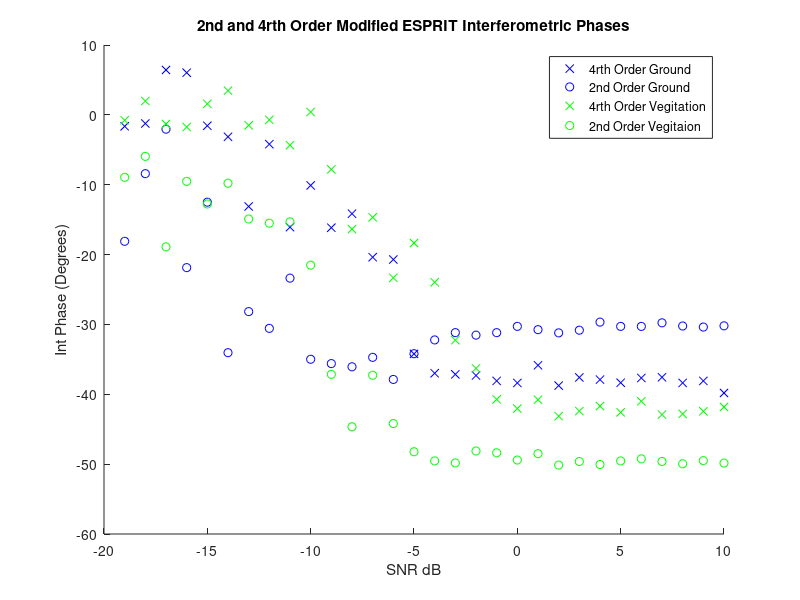
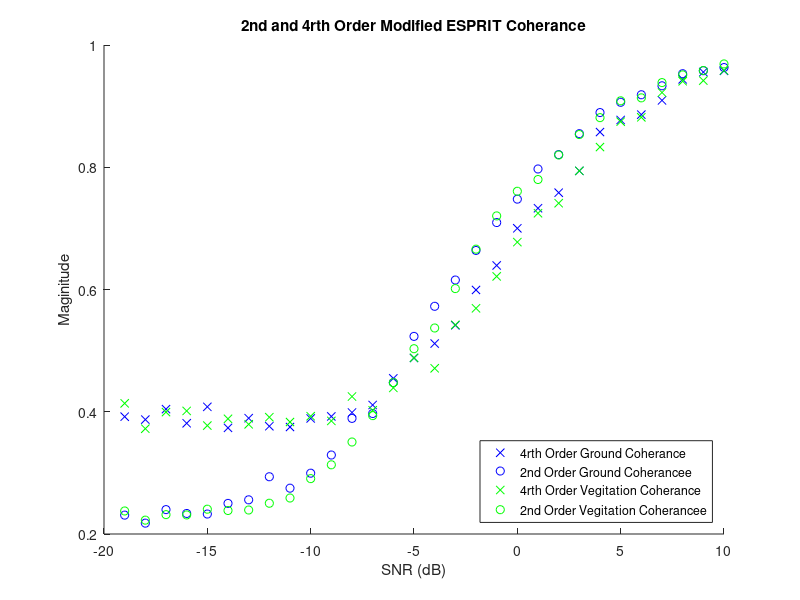

Reproduce these figures in MATLAB, in order.
%% Afric_Sim_test_ESPRIT
clc;clear;
%% Initializations
alpha = 1; %ground weighting factor
beta = 1;   %veg weighting factor
%
Pol_ground = [1;-1;0]./sqrt(2);
Pol_vegitation = [1;1;1]./sqrt(3);

ground_offset = 30*pi/180; % ground interferomitry offset
vegitation_offset = 50*pi/180;    % veg interferomitry offset
%
Averaged_samples = 100;
Window = 49;    %size of window
SNR_samples = 30;
%
ground_phase_4=zeros(SNR_samples,1);
ground_mag_4=zeros(SNR_samples,1);
ground_phase_2=zeros(SNR_samples,1);
ground_mag_2=zeros(SNR_samples,1);

vegitation_phase_4=zeros(SNR_samples,1);
vegitation_mag_4=zeros(SNR_samples,1);
vegitation_phase_2=zeros(SNR_samples,1);
vegitation_mag_2=zeros(SNR_samples,1);
%
SNR = zeros(1,SNR_samples);
%% Matrix Construction
for SNR_sample = 1:SNR_samples;
    
    SNR(SNR_sample)=SNR_sample-20;
    Noise = (10^(-SNR(SNR_sample)/20))/sqrt(3);
    
    for unusedvariable = 1:Averaged_samples
        
        g =  Pol_ground*(sqrt(-2*log(1-rand(1,Window))).*exp(1i*2*pi*rand(1,Window)));
        v =  Pol_vegitation*(sqrt(-2*log(1-rand(1,Window))).*exp(1i*2*pi*rand(1,Window)));
        
        s1 = alpha*g + beta*v;
        s2 = alpha*exp(1i*ground_offset)*g + beta*exp(1i*vegitation_offset)*v;
        
        s1_Noise = s1 + Noise*sqrt(-2*log(1-rand(3,Window))).*exp(1i*2*pi*rand(3,Window));
        s2_Noise = s2 + Noise*sqrt(-2*log(1-rand(3,Window))).*exp(1i*2*pi*rand(3,Window));
        
        
        %% Fourth Order ESPRIT
        S1_4=[s1_Noise(1,:).*s1_Noise(1,:)
            s1_Noise(2,:).*s1_Noise(2,:)
            s1_Noise(3,:).*s1_Noise(3,:)
            s1_Noise(1,:).*s1_Noise(2,:)
            s1_Noise(1,:).*s1_Noise(3,:)
            s1_Noise(2,:).*s1_Noise(3,:)];
        
        S2_4=[s2_Noise(1,:).*s2_Noise(1,:)
            s2_Noise(2,:).*s2_Noise(2,:)
            s2_Noise(3,:).*s2_Noise(3,:)
            s2_Noise(1,:).*s2_Noise(2,:)
            s2_Noise(1,:).*s2_Noise(3,:)
            s2_Noise(2,:).*s2_Noise(3,:)];
        
        R1_4 = S1_4*S1_4'/Window;
        R2_4 = S1_4*S2_4'/Window;
        
        [eigenvec_4,eigenval_4] = eig(pinv(R1_4)*R2_4);
        
        [~,srt_4]=sort(abs(diag(eigenval_4)),'descend');
        
        Leig_copol = abs(eigenvec_4(1,srt_4(1)))^2 + abs(eigenvec_4(2,srt_4(1)))^2;
        SLeig_copol = abs(eigenvec_4(1,srt_4(2)))^2 + abs(eigenvec_4(2,srt_4(2)))^2;
        
        if (Leig_copol >= SLeig_copol)
            
            ground_phase_4(SNR_sample) = ground_phase_4(SNR_sample) + 0.5*angle(eigenval_4(srt_4(1),srt_4(1)))/Averaged_samples;
            ground_mag_4(SNR_sample) = ground_mag_4(SNR_sample) + abs(eigenval_4(srt_4(1),srt_4(1)))/Averaged_samples;
            
            vegitation_phase_4(SNR_sample) = vegitation_phase_4(SNR_sample) + 0.5*angle(eigenval_4(srt_4(2),srt_4(2)))/Averaged_samples;
            vegitation_mag_4(SNR_sample) = vegitation_mag_4(SNR_sample) + abs(eigenval_4(srt_4(2),srt_4(2)))/Averaged_samples;
            
        else
            
            ground_phase_4(SNR_sample) = ground_phase_4(SNR_sample) + 0.5*angle(eigenval_4(srt_4(2),srt_4(2)))/Averaged_samples;
            ground_mag_4(SNR_sample) = ground_mag_4(SNR_sample) + abs(eigenval_4(srt_4(2),srt_4(2)))/Averaged_samples;
            
            vegitation_phase_4(SNR_sample) = vegitation_phase_4(SNR_sample) + 0.5*angle(eigenval_4(srt_4(1),srt_4(1)))/Averaged_samples;
            vegitation_mag_4(SNR_sample) = vegitation_mag_4(SNR_sample) + abs(eigenval_4(srt_4(1),srt_4(1)))/Averaged_samples;
            
        end
        %% Second Order ESPRIT
        S1_2 = [s1_Noise(1,:)
            s1_Noise(2,:)
            s1_Noise(3,:)];
        
        S2_2 = [s2_Noise(1,:)
            s2_Noise(2,:)
            s2_Noise(3,:)];
        
        R1_2 = S1_2*S1_2'/Window;
        R2_2 = S1_2*S2_2'/Window;
        
        [eigenvec_2,eigenval_2] = eig(pinv(R1_2)*R2_2);
        
        [~,srt_2]=sort(abs(diag(eigenval_2)),'descend');
        
        Leig_copol = abs(eigenvec_2(1,srt_2(1)))^2 + abs(eigenvec_2(2,srt_2(1)))^2;
        SLeig_copol = abs(eigenvec_2(1,srt_2(2)))^2 + abs(eigenvec_2(2,srt_2(2)))^2;
        
        if (Leig_copol >= SLeig_copol)
            
            ground_phase_2(SNR_sample) = ground_phase_2(SNR_sample) + angle(eigenval_2(srt_2(1),srt_2(1)))/Averaged_samples;
            ground_mag_2(SNR_sample) = ground_mag_2(SNR_sample) + abs(eigenval_2(srt_2(1),srt_2(1)))/Averaged_samples;
            
            vegitation_phase_2(SNR_sample) = vegitation_phase_2(SNR_sample) + angle(eigenval_2(srt_2(2),srt_2(2)))/Averaged_samples;
            vegitation_mag_2(SNR_sample) = vegitation_mag_2(SNR_sample) + abs(eigenval_2(srt_2(2),srt_2(2)))/Averaged_samples;
            
        else
            
            ground_phase_2(SNR_sample) = ground_phase_2(SNR_sample) + angle(eigenval_2(srt_2(2),srt_2(2)))/Averaged_samples;
            ground_mag_2(SNR_sample) = ground_mag_2(SNR_sample) + abs(eigenval_2(srt_2(2),srt_2(2)))/Averaged_samples;
            
            vegitation_phase_2(SNR_sample) = vegitation_phase_2(SNR_sample) + angle(eigenval_2(srt_2(1),srt_2(1)))/Averaged_samples;
            vegitation_mag_2(SNR_sample) = vegitation_mag_2(SNR_sample) + abs(eigenval_2(srt_2(1),srt_2(1)))/Averaged_samples;
            
        end
        
    end
end
%% Plotting Results

figure(1);
title('2nd and 4rth Order Modified ESPRIT Interferometric Phases');
xlabel('SNR dB');ylabel('Int Phase (Degrees)');
hold on;
plot(SNR,ground_phase_4*180/pi,'bx');
plot(SNR,ground_phase_2*180/pi,'bo');
plot(SNR,vegitation_phase_4*180/pi,'gx');
plot(SNR,vegitation_phase_2*180/pi,'go');
legend('4rth Order Ground','2nd Order Ground','4rth Order Vegitation','2nd Order Vegitaion','Location','northeast')
hold off

figure(2)
title('2nd and 4rth Order Modified ESPRIT Coherance');
xlabel('SNR (dB)');ylabel('Maginitude')
hold on;
plot(SNR,ground_mag_4,'bx');
plot(SNR,ground_mag_2,'bo');
plot(SNR,vegitation_mag_4,'gx');
plot(SNR,vegitation_mag_2,'go');
legend('4rth Order Ground Coherance','2nd Order Ground Coherancee','4rth Order Vegitation Coherance','2nd Order Vegitation Coherancee','Location','southeast');
hold off;
